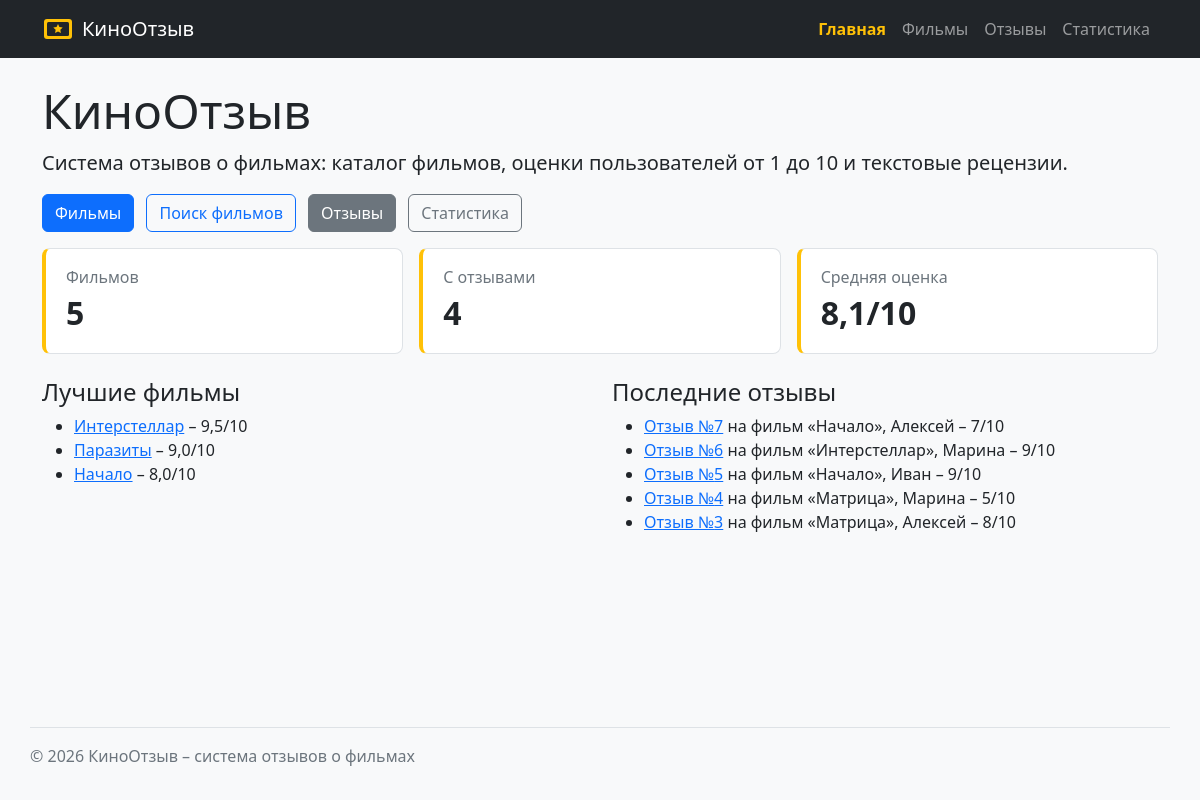
The page / on the database its author committed.
### homepage/views.py (the view)
# urls.py: path("", views.index, name="index"),
def index(request: HttpRequest) -> HttpResponse:
    context = {
        "statistics": fetch_one(SUMMARY_SQL),
        "top_movies": fetch_all(TOP_MOVIES_SQL, [3]),
        "latest_reviews": fetch_all(LATEST_REVIEWS_SQL, [5]),
    }
    return render(request, "homepage/index.html", context)

### db/database.py (called while the page is built)
def get_connection(db_path: Path | str | None = None) -> sqlite3.Connection:
    conn = sqlite3.connect(db_path or DB_PATH)
    conn.row_factory = sqlite3.Row
    conn.execute("PRAGMA foreign_keys = ON")
    return conn

def fetch_all(sql: str, params: tuple | list = ()) -> list[sqlite3.Row]:
    conn = get_connection()
    try:
        return conn.execute(sql, params).fetchall()
    finally:
        conn.close()

def fetch_one(sql: str, params: tuple | list = ()) -> sqlite3.Row | None:
    conn = get_connection()
    try:
        return conn.execute(sql, params).fetchone()
    finally:
        conn.close()

### homepage/templates/homepage/index.html (shortened to what this page needs)
{% extends "base.html" %}
{% block content %}
  <h1 class="display-5">КиноОтзыв</h1>
  <p class="lead">
    Система отзывов о фильмах: каталог фильмов, оценки пользователей
    от 1 до 10 и текстовые рецензии.
  </p>
  <p>
    <a href="{% url 'catalog:list' %}" class="btn btn-primary me-2">Фильмы</a>
    <a href="{% url 'catalog:search' %}" class="btn btn-outline-primary me-2">Поиск фильмов</a>
    <a href="{% url 'reviews:list' %}" class="btn btn-secondary me-2">Отзывы</a>
    <a href="{% url 'reviews:statistics' %}" class="btn btn-outline-secondary">Статистика</a>
  </p>
  <div class="row g-3 mb-4">
    <div class="col-md-4">
      <div class="stat-card">
        <div class="stat-card__label">Фильмов</div>
        <div class="stat-card__value">{{ statistics.movies_count }}</div>
      </div>
    </div>
    <div class="col-md-4">
      <div class="stat-card">
        <div class="stat-card__label">С отзывами</div>
        <div class="stat-card__value">{{ statistics.rated_movies_count }}</div>
      </div>
    </div>
    <div class="col-md-4">
      <div class="stat-card">
        <div class="stat-card__label">Средняя оценка</div>
        <div class="stat-card__value">
          {{ statistics.average_rating|default:0|floatformat:1 }}/10
        </div>
      </div>
    </div>
  </div>
  <div class="row g-4">
    <section class="col-md-6">
      <h2 class="h4">Лучшие фильмы</h2>
      <ul>
        {% for movie in top_movies %}
          <li>
            <a href="{% url 'catalog:detail' movie.id %}">{{ movie.title }}</a>
            – {{ movie.average_rating|floatformat:1 }}/10
          </li>
        {% empty %}
          <li>Фильмов с оценками пока нет.</li>
        {% endfor %}
      </ul>
    </section>
    <section class="col-md-6">
      <h2 class="h4">Последние отзывы</h2>
      <ul>
        {% for review in latest_reviews %}
          <li>
            <a href="{% url 'reviews:detail' review.id %}">Отзыв №{{ review.id }}</a>
            на фильм «{{ review.movie_title }}», {{ review.user_name }} – {{ review.rating }}/10
          </li>
        {% empty %}
          <li>Отзывов пока нет.</li>
        {% endfor %}
      </ul>
    </section>
  </div>
{% endblock %}

### homepage/static/homepage/css/style.css (style rules this page uses)
body { display: flex; flex-direction: column; min-height: 100vh; }
.stat-card { padding: 1rem 1.25rem; background: #fff; border: 1px solid #dee2e6; border-left: 4px solid #ffc107; border-radius: 8px; }
.stat-card__label { color: #6c757d; }
.stat-card__value { font-size: 2rem; font-weight: 600; }

### rows shown on the page
movies: title "Интерстеллар", average_rating "9,5"
movies: title "Паразиты", average_rating "9,0"
movies: title "Начало", average_rating "8,0"
movies: id "3", movie_title "Матрица", user_name "Алексей", rating "8"

### other values the page prints
{{ statistics.movies_count }} "5"
{{ statistics.rated_movies_count }} "4"
{{ statistics.average_rating|default:0|floatformat:1 }} "8,1"
{{ review.id }} "7" "6" "5" "4"
{{ review.movie_title }} "Начало" "Интерстеллар" "Начало" "Матрица"
{{ review.user_name }} "Алексей" "Марина" "Иван" "Марина"
{{ review.rating }} "7" "9" "9" "5"
